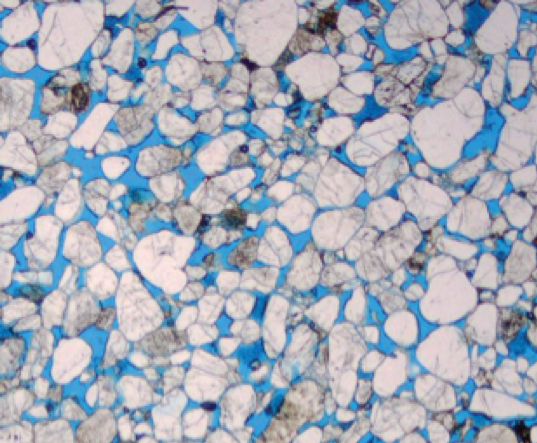
#> input picture day4/data/ss_thin_section.png, 537 x 443 px
$ jupyter execute day4_3.ipynb
#> lines starting #> are read from the running program, lines starting #| are printed output that depends on the picture
# Day 4-Part 3: Images

Images are everywhere in geosciences, satellite images, aerial photos, map images, well core photos, and thin section photos are all example of images. Images are basically layers of gridded data with an intensity value at each point (or pixel). The layers in the image are called channels (e.g., the red, green and blue channels), and the combination of these channels produces a specific color at each pixel.

In Python, we can use the [pillow](https://python-pillow.org) library to load, display and manipulate images. I believe `pillow` is installed in the Anaconda distribution, but if not, you will need to install it as follows:

[cell 1]
# run this cell if pillow is not installed
import sys

Once we load the image with `pillow`, it may be easier to convert the image to an array. `numpy` has methods for doing that. It is also possible to convert from an array to an image using the `pillow` library.

The following example illustrates the loading, manipulation, and saving of images.

## Determining visual porosity from a sandstone thin section

This example is based on the following [repository](https://github.com/Philliec459/Create-Thin-Section-Image-Labels-for-Semantic-Segmentation-Training). The image `ss_thin_section.png` in the data folder, is an epoxy thin section of a sandstone. We start by loading the image using the `Image.open` function, and printing the image format, size and mode:

[cell 2]
from PIL import Image
import os

im = Image.open(os.path.join("..", "data", "ss_thin_section.png")) # open image
#> im is the input picture: PIL image 537x443 RGB; mean R, G, B 163.1, 171.5, 184.9

print(im.format, im.size, im.mode) # print image information
#| PNG (537, 443) RGB

im

The image is in *portable network graphics* PNG format, and it has 537 by 443 pixels, in three channels: red (R), green (G) and blue (B). Now, let's convert the image to an array using the `numpy.array` method, and print the shape, and maximum and minimum values of the array:

[cell 3]
import numpy as np

data = np.array(im) # convert image to array, "asarray" also works here

print(data.shape) # print shape of array
#| (443, 537, 3)

print("minimum value =", np.amin(data), "maximum value =", np.amax(data)) # print max and min array values
#| minimum value = 0 maximum value = 255

The array is a 3D array, which basically represents 3 (`data.shape[2]`) 2D layered grids (each one 443 x 537 pixels in size), corresponding to the R, G and B channels. The minimum and maximum values in the grid are 0 and 255. These values come from the format of the image (PNG), which uses a fixed 8-bit colormap of $2^8=256$ possible combinations representing different intensities. Now, let's plot the image:

[cell 4]
import matplotlib.pyplot as plt

fig, ax = plt.subplots(figsize=(8, 6)) # create figure

ax.imshow(data); # plot image

Let's plot now the histogram of the image using the `numpy` `histogram` method. Notice that we set the number of bins equal to the number of intensity values:

[cell 5]
histogram, bin_edges = np.histogram(data, bins=256, range=(0, 256)) # make a histogram of image
#> histogram = 256 values, max 12830 at index 207, min 13 at index 255, mean 2787.8; bin_edges = 257 values from 0 to 256

fig, ax = plt.subplots() # create figure

ax.plot(bin_edges[0:-1], histogram) # plot histogram (plot all bin_edges vs. his)

# figure title and axes labels
ax.set_title("Histogram Original Thin Section Image")
ax.set_xlabel("value")
ax.set_ylabel("pixels");
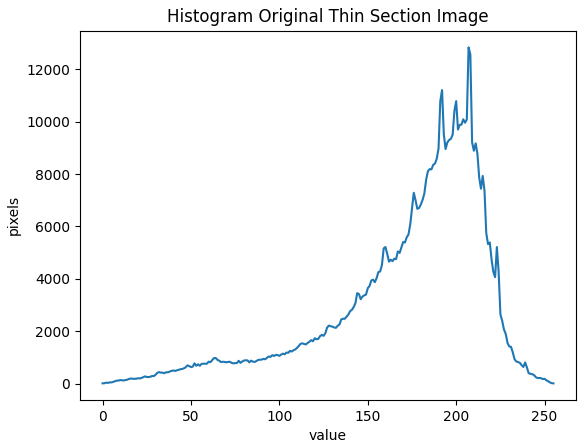
#> figure drawn by matplotlib, 1 panel; curve peaks at x = 207, y = 12830

However, we said that the image has three channels: R, G and B. What does the histogram above represent? To understand this, let's plot the histograms of the separate channels:

[cell 6]
colors = ["red", "green", "blue"] # list of colors
channel_ids = [0, 1, 2] # list of channels ids

fig, ax = plt.subplots() # create figure

# plot histograms
for channel_id, c in zip(channel_ids, colors): # iterate channel ids and colors
    histogram, bin_edges = np.histogram(data[:, :, channel_id], bins=256, range=(0, 256)) # compute histogram
    ax.plot(bin_edges[0:-1], histogram, color=c, label=c + " channel") # plot histogram

# figure title, axes labels and legend
ax.set_title("Histogram Original Thin Section Image")
ax.set_xlabel("value")
ax.set_ylabel("pixels")
ax.legend(loc = "upper left");
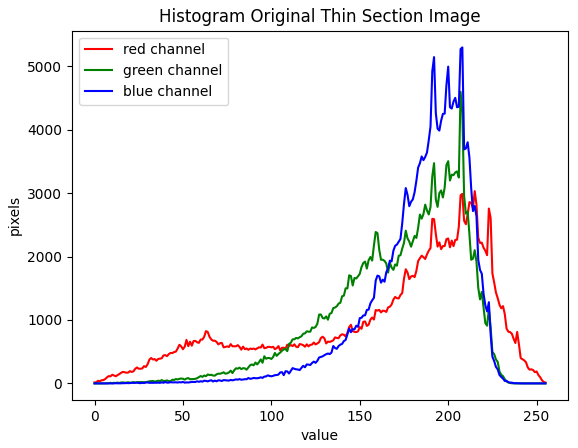
#> figure drawn by matplotlib, 1 panel; curve peaks at x = 215, y = 3031; curve peaks at x = 207, y = 4596; curve peaks at x = 208, y = 5296

So, as you can see, the histogram of the image is just the sum of the histograms of the individual channels.

Now, let's do something more interesting. Let's process the image to better highlight the main components of the thin section. To do this, we use the [scikit-image](https://scikit-image.org) library, which is a collection of algorithms for image processing. I believe `scikit-image` is installed in the Anaconda distribution, but if not, you will need to install it as follows:

[cell 7]
# run this cell if scikit-image is not installed
import sys

Let's convert the image to gray scale using the `scikit-image.color.rgb2gray` function (more about how this function works [here](https://scikit-image.org/docs/dev/auto_examples/color_exposure/plot_rgb_to_gray.html)), and then smooth the image a little bit using a gaussian filter ([sckit-image.filters.gaussian](https://scikit-image.org/docs/stable/api/skimage.filters.html#skimage.filters.gaussian)). We also print the size of the filtered image, the minimum and maximum values, and plot the image:

[cell 8]
from skimage import color, filters

data_gray = color.rgb2gray(data) # converts RGB image to single grayscale channel
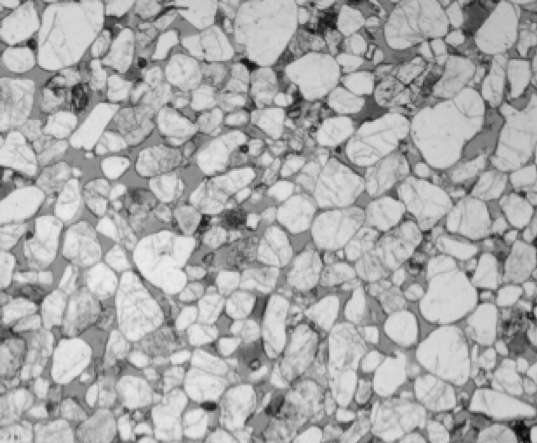
#> data_gray: shape (443, 537) float64; min 0.0416, max 0.935, mean 0.669

data_grad = filters.gaussian(data_gray) # apply Gaussian filter to grayscale image

# print size and minimum and maximum values
print(data_grad.shape)
#| (443, 537)
print("minimum value = {:.3f}, maximum value = {:.3f}".format(np.amin(data_grad), np.amax(data_grad)) )
#| minimum value = 0.048, maximum value = 0.925

# plot filtered image, notice that colormap is the default "viridis"
fig, ax = plt.subplots(figsize=(8, 6))
plt.imshow(data_grad)
plt.colorbar();
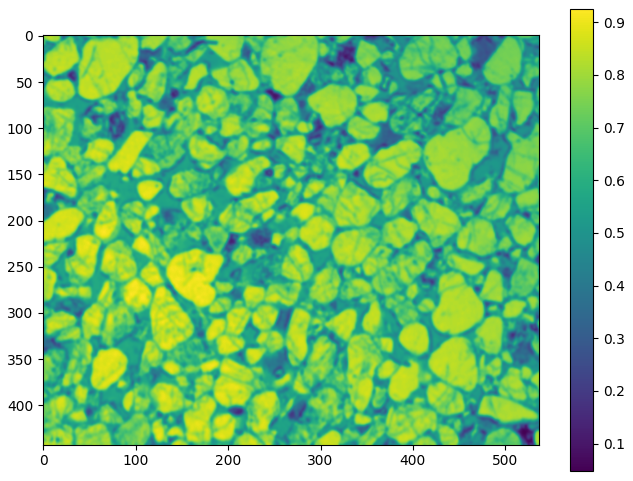
#> figure drawn by matplotlib, 2 panels

So, the image is just one single channel (grayscale), and the intensity values go from 0.0 to 1.0. Let's plot the histogram of this image. Similarly to the original image, we use 256 bins:

[cell 9]
histogram, bin_edges = np.histogram(data_grad, bins=256, range=(0.0, 1.0)) # compute histogram of filtered image
#> histogram = 256 values, max 3412 at index 203, min 0 at index 0, mean 929.3; bin_edges = 257 values from 0 to 1

fig, ax = plt.subplots() # create figure

# plot histogram
ax.plot(bin_edges[0:-1], histogram)
# set figure grid, title, and labels
ax.grid(axis = "x")
ax.set_title("Histogram Gradient Gray Level Image")
ax.set_xlabel("value")
ax.set_ylabel("pixels");
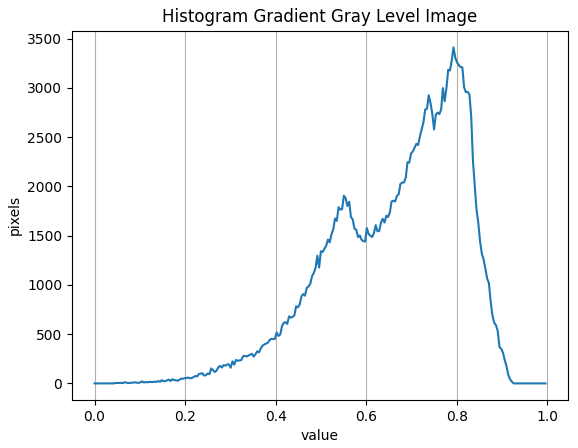
#> figure drawn by matplotlib, 1 panel; curve peaks at x = 0.793, y = 3412

So as you can see, in comparison to the histogram of the original image, this histogram is smoother, though one can tell different classes that roughly correspond to the different components in the thin section. Let's do a simple classification or labeling of the image based on its intensity values. Notice that doing this involves a little bit of trial and error. We also plot the labeled image:

[cell 10]
label = np.zeros(data_grad.shape ) # initialize label arrray to zeros

# fill label array with classes 1 to 5
# these classes depend on the intensity values
label[data_grad < 0.25] = 1 #black grains
label[data_grad > 0.25] = 2 #darker grains
label[data_grad > 0.4]  = 3 #blue-dye epoxy
label[data_grad > 0.6]  = 4 #darker grains
label[data_grad > 0.75]  = 5 #bright quartz grains

# plot labeled image
fig, ax = plt.subplots(figsize=(8, 6))
plt.imshow(label, interpolation="none")
plt.colorbar(ticks=np.arange(1,6,1));
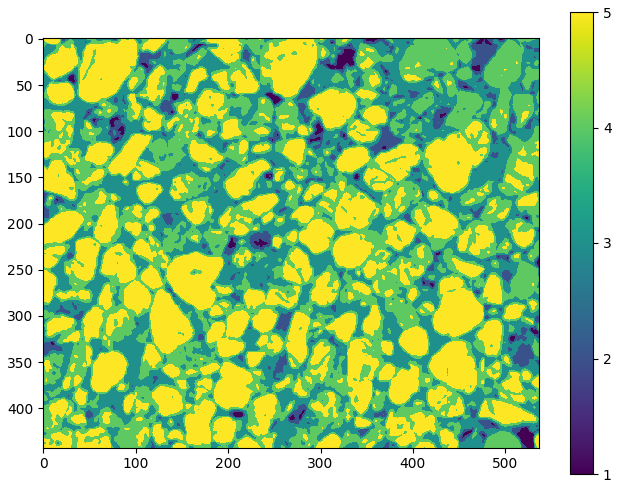
#> figure drawn by matplotlib, 2 panels

Let's look at the histogram of the labeled image:

[cell 11]
histogram, bin_edges = np.histogram(label, bins=256, range=(0.0, 6.0)) # compute histogram of labeled image

fig, ax = plt.subplots() # create figure

# plot histogram
ax.plot(bin_edges[0:-1], histogram)
ax.set_title("Histogram of labeled Image")
ax.set_xlabel("value")
ax.set_ylabel("pixels");
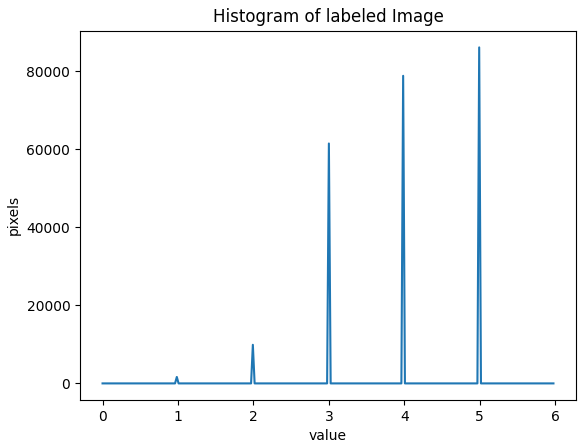
#> figure drawn by matplotlib, 1 panel; curve peaks at x = 4.99, y = 86082

So now our image is divided in five classes. Let's find out the number of pixels in each class, plot them in a pie diagram, and compute visual porosity (class 3/sum of all classes):

[cell 12]
black_grains = np.sum(label == 1) # number of pixels on black grains
dark_grains = np.sum(label == 2) + np.sum(label == 4) # number of pixels on dark grains
epoxy = np.sum(label == 3) # number of pixels on epoxy
bright_grains = np.sum(label == 5) # number of pixels on bright, quartz grains
all_comp = black_grains + dark_grains + epoxy + bright_grains # all components

fig, ax = plt.subplots() # create figure

ax.pie([black_grains, dark_grains, epoxy, bright_grains],
      labels=["black grains", "dark grains", "epoxy", "bright grains"]); # plot pie diagram

print("visual porosity = {:.2f}".format(epoxy/all_comp) ) # visual porosity
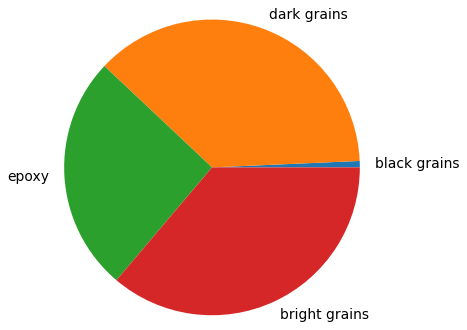
#> figure drawn by matplotlib, 1 panel

Labeled images like these are used for the training of machine learning algorithms that can predict the segmentation of the image (the different components in the thin section) from the original image ([see this repository](https://github.com/Philliec459/Semantic-Segmentation-of-Petrographic-Thin-Sections-using-Keras)). We are not going to do this here, but let's save the labeled image:

[cell 13]
# make image from array
im = Image.fromarray(label)
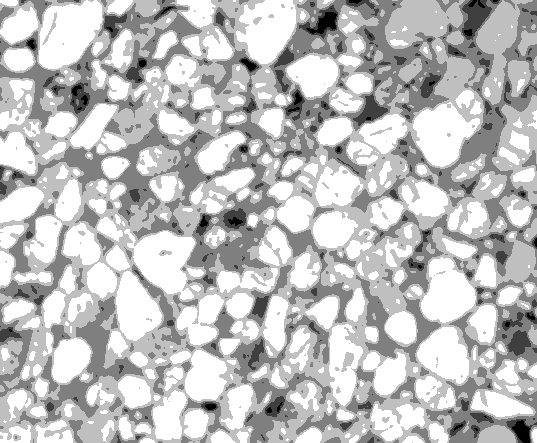
#> im: PIL image 537x443 F; min 1, max 5, mean 4; drawn with min black and max white

# convert image to 8-bit pixels, black and white
im = im.convert("L")
#> im: PIL image 537x443 L

# save image
im.save("ss_thin_section_labeled.png")

$ run again, with day4/data/ss_epoxy.jpg saved as day4/data/ss_thin_section.png
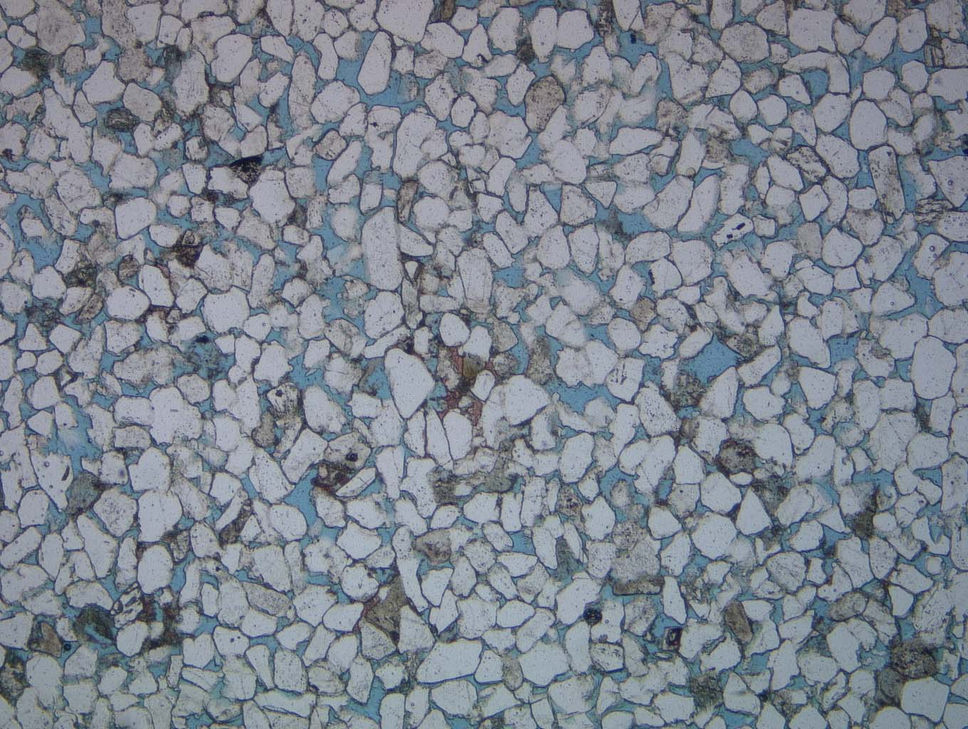
#> input picture day4/data/ss_epoxy.jpg, 968 x 729 px, shrunk from 1360 x 1024 before the run
#> im is the input picture: PIL image 968x729 RGB; mean R, G, B 125.4, 132.9, 143.6
#| PNG (968, 729) RGB
#| (729, 968, 3)
#| minimum value = 1 maximum value = 216
#> `histogram, bin_edges = np.histogram(data, bins=256, range=(0, 256))`: histogram = 256 values, max 34241 at index 157, min 0 at index 0, mean 8269.6; bin_edges = 257 values from 0 to 256
#| (729, 968)
#| minimum value = 0.089, maximum value = 0.714
#> `[cell 8] from skimage import color, filters  data_gray = color.rgb2gra..`:
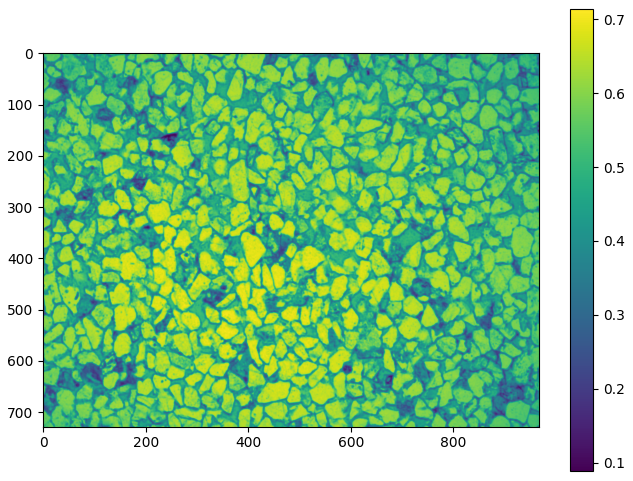
#> figure drawn by matplotlib, 2 panels
#> `histogram, bin_edges = np.histogram(data_grad, bins=256, range=(0.0, 1..`: histogram = 256 values, max 11879 at index 158, min 0 at index 0, mean 2756.5; bin_edges = 257 values from 0 to 1
#> `im = Image.fromarray(label)`:
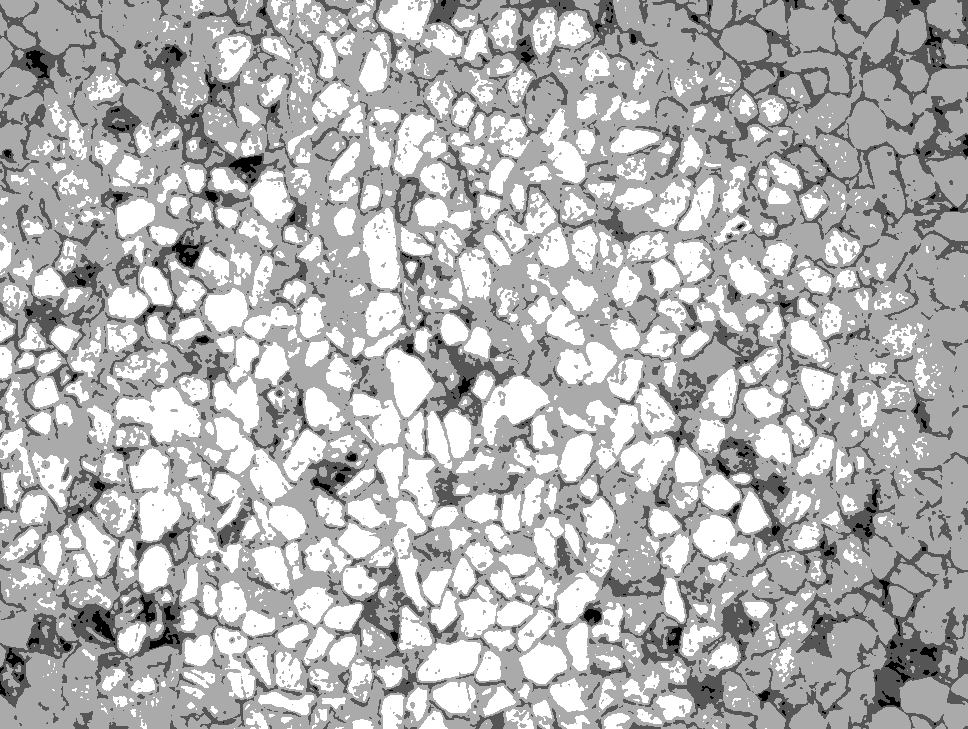
#> im: PIL image 968x729 F; min 1, max 4, mean 3.11; drawn with min black and max white
